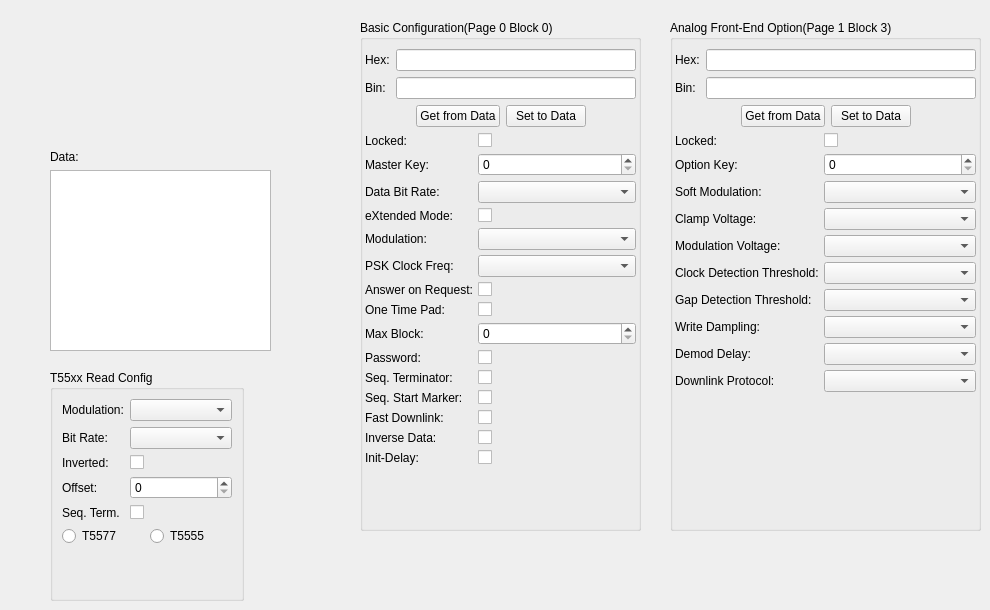
      <widget class="QWidget" name="t55xxTab">
       <attribute name="title">
        <string>T55xx</string>
       </attribute>
       <widget class="QGroupBox" name="groupBox">
        <property name="geometry">
         <rect>
          <x>360</x>
          <y>20</y>
          <width>281</width>
          <height>511</height>
         </rect>
        </property>
        <property name="title">
         <string>Basic Configuration(Page 0 Block 0)</string>
        </property>
        <layout class="QVBoxLayout" name="verticalLayout_21">
         <property name="leftMargin">
          <number>2</number>
         </property>
         <property name="rightMargin">
          <number>2</number>
         </property>
         <item>
          <layout class="QFormLayout" name="formLayout_4">
           <item row="0" column="0">
            <widget class="QLabel" name="label_43">
             <property name="text">
              <string>Hex:</string>
             </property>
            </widget>
           </item>
           <item row="1" column="0">
            <widget class="QLabel" name="label_44">
             <property name="text">
              <string>Bin:</string>
             </property>
            </widget>
           </item>
           <item row="1" column="1">
            <widget class="QLineEdit" name="lineEdit_4">
             <property name="sizePolicy">
              <sizepolicy hsizetype="Expanding" vsizetype="Fixed">
               <horstretch>4</horstretch>
               <verstretch>0</verstretch>
              </sizepolicy>
             </property>
            </widget>
           </item>
           <item row="0" column="1">
            <widget class="QLineEdit" name="lineEdit_3">
             <property name="sizePolicy">
              <sizepolicy hsizetype="Expanding" vsizetype="Fixed">
               <horstretch>1</horstretch>
               <verstretch>0</verstretch>
              </sizepolicy>
             </property>
            </widget>
           </item>
          </layout>
         </item>
         <item>
          <layout class="QHBoxLayout" name="horizontalLayout_23">
           <item>
            <spacer name="horizontalSpacer_15">
             <property name="orientation">
              <enum>Qt::Orientation::Horizontal</enum>
             </property>
             <property name="sizeHint" stdset="0">
              <size>
               <width>40</width>
               <height>20</height>
              </size>
             </property>
            </spacer>
           </item>
           <item>
            <widget class="QPushButton" name="pushButton">
             <property name="text">
              <string>Get from Data</string>
             </property>
            </widget>
           </item>
           <item>
            <widget class="QPushButton" name="pushButton_2">
             <property name="text">
              <string>Set to Data</string>
             </property>
            </widget>
           </item>
           <item>
            <spacer name="horizontalSpacer_14">
             <property name="orientation">
              <enum>Qt::Orientation::Horizontal</enum>
             </property>
             <property name="sizeHint" stdset="0">
              <size>
               <width>40</width>
               <height>20</height>
              </size>
             </property>
            </spacer>
           </item>
          </layout>
         </item>
         <item>
          <layout class="QFormLayout" name="formLayout_2">
           <property name="horizontalSpacing">
            <number>5</number>
           </property>
           <property name="verticalSpacing">
            <number>5</number>
           </property>
           <item row="0" column="0">
            <widget class="QLabel" name="label_28">
             <property name="text">
              <string>Locked:</string>
             </property>
            </widget>
           </item>
           <item row="0" column="1">
            <widget class="QCheckBox" name="checkBox"/>
           </item>
           <item row="1" column="0">
            <widget class="QLabel" name="label_29">
             <property name="text">
              <string>Master Key:</string>
             </property>
            </widget>
           </item>
           <item row="2" column="0">
            <widget class="QLabel" name="label_30">
             <property name="text">
              <string>Data Bit Rate:</string>
             </property>
            </widget>
           </item>
           <item row="2" column="1">
            <widget class="QComboBox" name="comboBox"/>
           </item>
           <item row="3" column="0">
            <widget class="QLabel" name="label_31">
             <property name="text">
              <string>eXtended Mode:</string>
             </property>
            </widget>
           </item>
           <item row="4" column="0">
            <widget class="QLabel" name="label_32">
             <property name="text">
              <string>Modulation:</string>
             </property>
            </widget>
           </item>
           <item row="5" column="0">
            <widget class="QLabel" name="label_33">
             <property name="text">
              <string>PSK Clock Freq:</string>
             </property>
            </widget>
           </item>
           <item row="6" column="0">
            <widget class="QLabel" name="label_34">
             <property name="text">
              <string>Answer on Request:</string>
             </property>
            </widget>
           </item>
           <item row="3" column="1">
            <widget class="QCheckBox" name="checkBox_2"/>
           </item>
           <item row="4" column="1">
            <widget class="QComboBox" name="comboBox_2"/>
           </item>
           <item row="7" column="0">
            <widget class="QLabel" name="label_35">
             <property name="text">
              <string>One Time Pad:</string>
             </property>
            </widget>
           </item>
           <item row="8" column="0">
            <widget class="QLabel" name="label_36">
             <property name="text">
              <string>Max Block:</string>
             </property>
            </widget>
           </item>
           <item row="9" column="0">
            <widget class="QLabel" name="label_37">
             <property name="text">
              <string>Password:</string>
             </property>
            </widget>
           </item>
           <item row="10" column="0">
            <widget class="QLabel" name="label_38">
             <property name="text">
              <string>Seq. Terminator:</string>
             </property>
            </widget>
           </item>
           <item row="11" column="0">
            <widget class="QLabel" name="label_39">
             <property name="text">
              <string>Seq. Start Marker:</string>
             </property>
            </widget>
           </item>
           <item row="12" column="0">
            <widget class="QLabel" name="label_40">
             <property name="text">
              <string>Fast Downlink:</string>
             </property>
            </widget>
           </item>
           <item row="13" column="0">
            <widget class="QLabel" name="label_41">
             <property name="text">
              <string>Inverse Data:</string>
             </property>
            </widget>
           </item>
           <item row="14" column="0">
            <widget class="QLabel" name="label_42">
             <property name="text">
              <string>Init-Delay:</string>
             </property>
            </widget>
           </item>
           <item row="14" column="1">
            <widget class="QCheckBox" name="checkBox_3"/>
           </item>
           <item row="13" column="1">
            <widget class="QCheckBox" name="checkBox_4"/>
           </item>
           <item row="12" column="1">
            <widget class="QCheckBox" name="checkBox_5"/>
           </item>
           <item row="11" column="1">
            <widget class="QCheckBox" name="checkBox_6"/>
           </item>
           <item row="10" column="1">
            <widget class="QCheckBox" name="checkBox_7"/>
           </item>
           <item row="9" column="1">
            <widget class="QCheckBox" name="checkBox_8"/>
           </item>
           <item row="1" column="1">
            <widget class="QSpinBox" name="spinBox"/>
           </item>
           <item row="5" column="1">
            <widget class="QComboBox" name="comboBox_3"/>
           </item>
           <item row="6" column="1">
            <widget class="QCheckBox" name="checkBox_9"/>
           </item>
           <item row="7" column="1">
            <widget class="QCheckBox" name="checkBox_10"/>
           </item>
           <item row="8" column="1">
            <widget class="QSpinBox" name="spinBox_2"/>
           </item>
          </layout>
         </item>
         <item>
          <spacer name="verticalSpacer_10">
           <property name="orientation">
            <enum>Qt::Orientation::Vertical</enum>
           </property>
           <property name="sizeHint" stdset="0">
            <size>
             <width>20</width>
             <height>40</height>
            </size>
           </property>
          </spacer>
         </item>
        </layout>
       </widget>
       <widget class="QGroupBox" name="groupBox_3">
        <property name="geometry">
         <rect>
          <x>670</x>
          <y>20</y>
          <width>311</width>
          <height>511</height>
         </rect>
        </property>
        <property name="title">
         <string>Analog Front-End Option(Page 1 Block 3)</string>
        </property>
        <layout class="QVBoxLayout" name="verticalLayout_22">
         <property name="leftMargin">
          <number>2</number>
         </property>
         <property name="rightMargin">
          <number>2</number>
         </property>
         <item>
          <layout class="QFormLayout" name="formLayout_5">
           <item row="0" column="0">
            <widget class="QLabel" name="label_45">
             <property name="text">
              <string>Hex:</string>
             </property>
            </widget>
           </item>
           <item row="1" column="0">
            <widget class="QLabel" name="label_46">
             <property name="text">
              <string>Bin:</string>
             </property>
            </widget>
           </item>
           <item row="1" column="1">
            <widget class="QLineEdit" name="lineEdit_5">
             <property name="sizePolicy">
              <sizepolicy hsizetype="Expanding" vsizetype="Fixed">
               <horstretch>4</horstretch>
               <verstretch>0</verstretch>
              </sizepolicy>
             </property>
            </widget>
           </item>
           <item row="0" column="1">
            <widget class="QLineEdit" name="lineEdit_6">
             <property name="sizePolicy">
              <sizepolicy hsizetype="Expanding" vsizetype="Fixed">
               <horstretch>1</horstretch>
               <verstretch>0</verstretch>
              </sizepolicy>
             </property>
            </widget>
           </item>
          </layout>
         </item>
         <item>
          <layout class="QHBoxLayout" name="horizontalLayout_24">
           <item>
            <spacer name="horizontalSpacer_16">
             <property name="orientation">
              <enum>Qt::Orientation::Horizontal</enum>
             </property>
             <property name="sizeHint" stdset="0">
              <size>
               <width>40</width>
               <height>20</height>
              </size>
             </property>
            </spacer>
           </item>
           <item>
            <widget class="QPushButton" name="pushButton_3">
             <property name="text">
              <string>Get from Data</string>
             </property>
            </widget>
           </item>
           <item>
            <widget class="QPushButton" name="pushButton_4">
             <property name="text">
              <string>Set to Data</string>
             </property>
            </widget>
           </item>
           <item>
            <spacer name="horizontalSpacer_20">
             <property name="orientation">
              <enum>Qt::Orientation::Horizontal</enum>
             </property>
             <property name="sizeHint" stdset="0">
              <size>
               <width>40</width>
               <height>20</height>
              </size>
             </property>
            </spacer>
           </item>
          </layout>
         </item>
         <item>
          <layout class="QFormLayout" name="formLayout_6">
           <property name="rowWrapPolicy">
            <enum>QFormLayout::RowWrapPolicy::WrapLongRows</enum>
           </property>
           <property name="horizontalSpacing">
            <number>5</number>
           </property>
           <property name="verticalSpacing">
            <number>5</number>
           </property>
           <item row="0" column="0">
            <widget class="QLabel" name="label_47">
             <property name="text">
              <string>Locked:</string>
             </property>
            </widget>
           </item>
           <item row="0" column="1">
            <widget class="QCheckBox" name="checkBox_11"/>
           </item>
           <item row="1" column="0">
            <widget class="QLabel" name="label_48">
             <property name="text">
              <string>Option Key:</string>
             </property>
            </widget>
           </item>
           <item row="1" column="1">
            <widget class="QSpinBox" name="spinBox_3"/>
           </item>
           <item row="2" column="0">
            <widget class="QLabel" name="label_49">
             <property name="text">
              <string>Soft Modulation:</string>
             </property>
            </widget>
           </item>
           <item row="2" column="1">
            <widget class="QComboBox" name="comboBox_4"/>
           </item>
           <item row="3" column="0">
            <widget class="QLabel" name="label_50">
             <property name="text">
              <string>Clamp Voltage:</string>
             </property>
            </widget>
           </item>
           <item row="3" column="1">
            <widget class="QComboBox" name="comboBox_7"/>
           </item>
           <item row="4" column="0">
            <widget class="QLabel" name="label_51">
             <property name="text">
              <string>Modulation Voltage:</string>
             </property>
            </widget>
           </item>
           <item row="4" column="1">
            <widget class="QComboBox" name="comboBox_5"/>
           </item>
           <item row="5" column="0">
            <widget class="QLabel" name="label_52">
             <property name="text">
              <string>Clock Detection Threshold:</string>
             </property>
            </widget>
           </item>
           <item row="5" column="1">
            <widget class="QComboBox" name="comboBox_6"/>
           </item>
           <item row="6" column="0">
            <widget class="QLabel" name="label_53">
             <property name="text">
              <string>Gap Detection Threshold:</string>
             </property>
            </widget>
           </item>
           <item row="6" column="1">
            <widget class="QComboBox" name="comboBox_8"/>
           </item>
           <item row="7" column="0">
            <widget class="QLabel" name="label_54">
             <property name="text">
              <string>Write Dampling:</string>
             </property>
            </widget>
           </item>
           <item row="8" column="0">
            <widget class="QLabel" name="label_55">
             <property name="text">
              <string>Demod Delay:</string>
             </property>
            </widget>
           </item>
           <item row="9" column="0">
            <widget class="QLabel" name="label_56">
             <property name="text">
              <string>Downlink Protocol:</string>
             </property>
            </widget>
           </item>
           <item row="7" column="1">
            <widget class="QComboBox" name="comboBox_9"/>
           </item>
           <item row="8" column="1">
            <widget class="QComboBox" name="comboBox_10"/>
           </item>
           <item row="9" column="1">
            <widget class="QComboBox" name="comboBox_11"/>
           </item>
          </layout>
         </item>
         <item>
          <spacer name="verticalSpacer_11">
           <property name="orientation">
            <enum>Qt::Orientation::Vertical</enum>
           </property>
           <property name="sizeHint" stdset="0">
            <size>
             <width>20</width>
             <height>40</height>
            </size>
           </property>
          </spacer>
         </item>
        </layout>
       </widget>
       <widget class="QWidget" name="verticalLayoutWidget">
        <property name="geometry">
         <rect>
          <x>50</x>
          <y>150</y>
          <width>221</width>
          <height>201</height>
         </rect>
        </property>
        <layout class="QVBoxLayout" name="verticalLayout_19">
         <item>
          <widget class="QLabel" name="label_57">
           <property name="text">
            <string>Data:</string>
           </property>
          </widget>
         </item>
         <item>
          <widget class="QTableWidget" name="T55_dataWidget"/>
         </item>
        </layout>
       </widget>
       <widget class="QGroupBox" name="groupBox_4">
        <property name="geometry">
         <rect>
          <x>50</x>
          <y>370</y>
          <width>194</width>
          <height>231</height>
         </rect>
        </property>
        <property name="title">
         <string>T55xx Read Config</string>
        </property>
        <layout class="QVBoxLayout" name="verticalLayout_20">
         <item>
          <layout class="QFormLayout" name="formLayout_7">
           <item row="0" column="0">
            <widget class="QLabel" name="label_58">
             <property name="text">
              <string>Modulation:</string>
             </property>
            </widget>
           </item>
           <item row="1" column="0">
            <widget class="QLabel" name="label_59">
             <property name="text">
              <string>Bit Rate:</string>
             </property>
            </widget>
           </item>
           <item row="4" column="0">
            <widget class="QLabel" name="label_60">
             <property name="text">
              <string>Seq. Term.</string>
             </property>
            </widget>
           </item>
           <item row="3" column="0">
            <widget class="QLabel" name="label_61">
             <property name="text">
              <string>Offset:</string>
             </property>
            </widget>
           </item>
           <item row="2" column="0">
            <widget class="QLabel" name="label_62">
             <property name="text">
              <string>Inverted:</string>
             </property>
            </widget>
           </item>
           <item row="0" column="1">
            <widget class="QComboBox" name="comboBox_12"/>
           </item>
           <item row="1" column="1">
            <widget class="QComboBox" name="comboBox_13"/>
           </item>
           <item row="2" column="1">
            <widget class="QCheckBox" name="checkBox_12">
             <property name="text">
              <string/>
             </property>
            </widget>
           </item>
           <item row="3" column="1">
            <widget class="QSpinBox" name="spinBox_4"/>
           </item>
           <item row="4" column="1">
            <widget class="QCheckBox" name="checkBox_13">
             <property name="text">
              <string/>
             </property>
            </widget>
           </item>
          </layout>
         </item>
         <item>
          <layout class="QHBoxLayout" name="horizontalLayout_28">
           <item>
            <widget class="QRadioButton" name="radioButton">
             <property name="text">
              <string>T5577</string>
             </property>
            </widget>
           </item>
           <item>
            <widget class="QRadioButton" name="radioButton_2">
             <property name="text">
              <string>T5555</string>
             </property>
            </widget>
           </item>
          </layout>
         </item>
         <item>
          <spacer name="verticalSpacer_12">
           <property name="orientation">
            <enum>Qt::Orientation::Vertical</enum>
           </property>
           <property name="sizeHint" stdset="0">
            <size>
             <width>20</width>
             <height>40</height>
            </size>
           </property>
          </spacer>
         </item>
        </layout>
       </widget>
      </widget>
